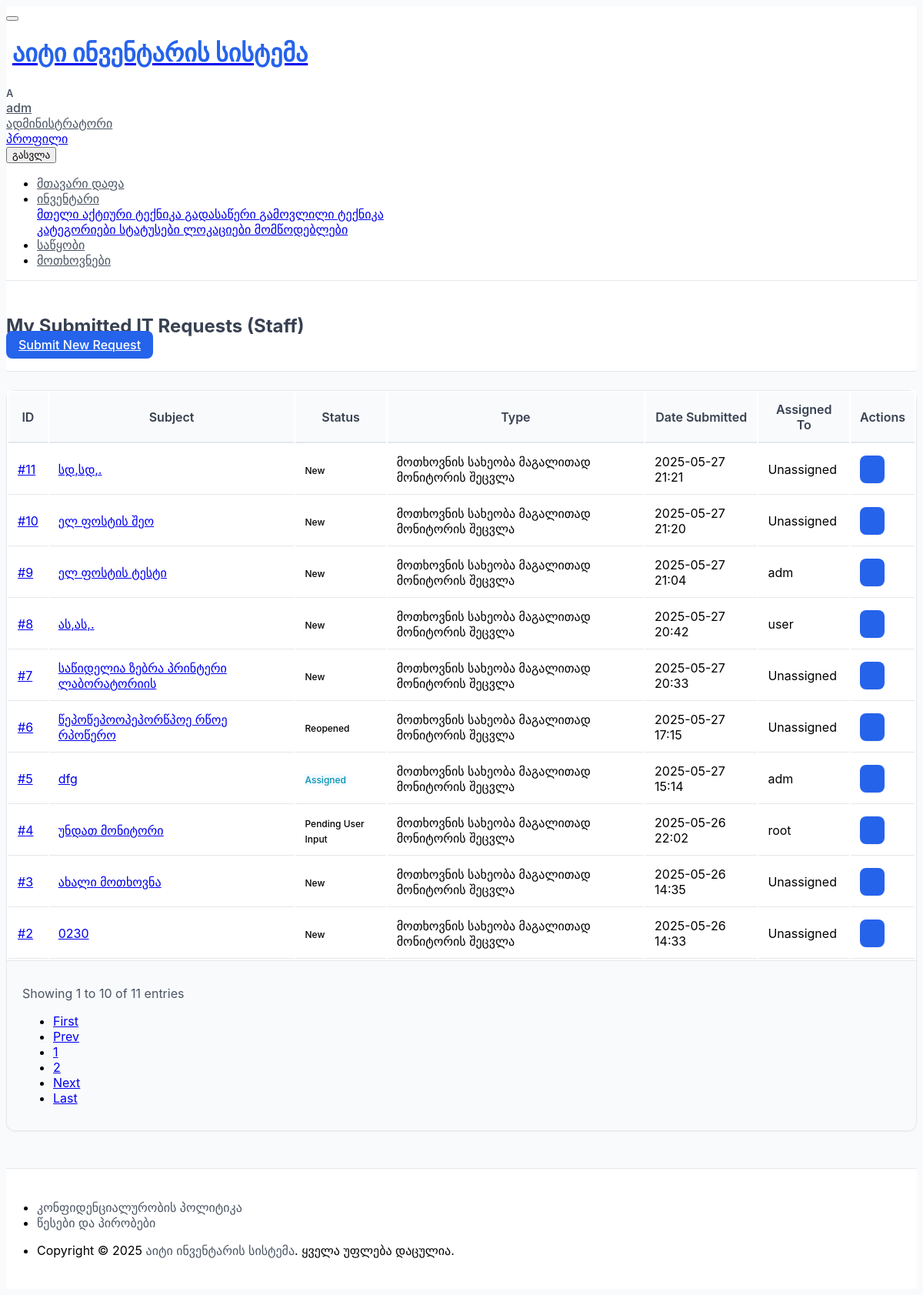
/requests/my-requests/ (signed in), run on an earlier commit of the app's database.
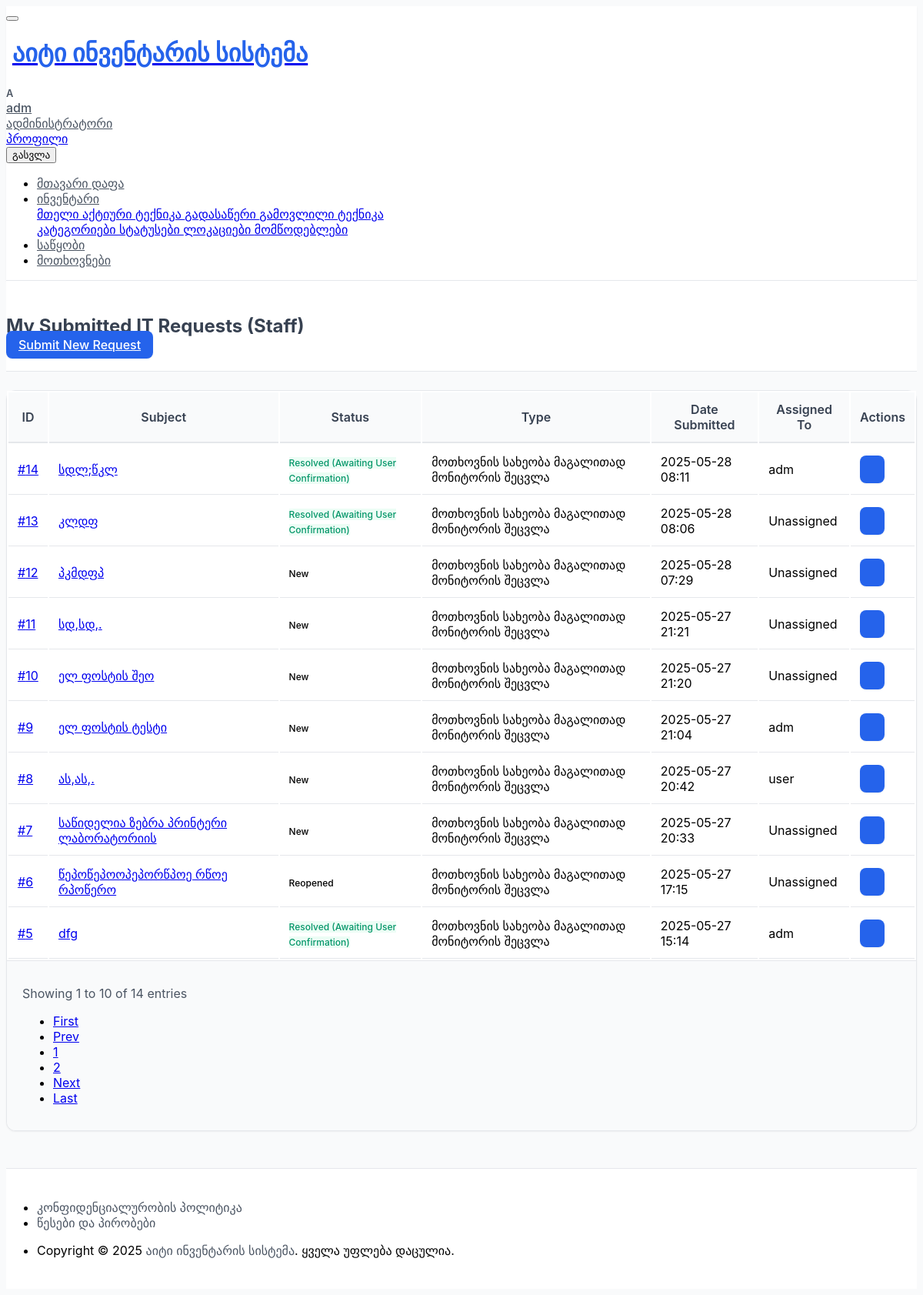
And on a later commit of the database.
### requests_app/models.py (models this page shows, shortened)
class Request(models.Model):
    STATUS_NEW = 'new'
    STATUS_ASSIGNED = 'assigned'
    STATUS_IN_PROGRESS = 'in_progress'
    STATUS_PENDING_USER_INPUT = 'pending_user_input'
    STATUS_PENDING_ORDER = 'pending_order'
    STATUS_PENDING_THIRD_PARTY = 'pending_third_party'
    STATUS_ON_HOLD_INTERNAL = 'on_hold_internal'
    STATUS_RESOLVED_AWAITING_CONFIRMATION = 'resolved_awaiting_confirmation'
    STATUS_CLOSED_CONFIRMED = 'closed_confirmed'
    STATUS_CLOSED_AUTO = 'closed_auto'
    STATUS_REOPENED = 'reopened'
    STATUS_REJECTED = 'rejected'
    STATUS_CANCELLED = 'cancelled'
    STATUS_CHOICES = [
        (STATUS_NEW, _('New')),
        (STATUS_ASSIGNED, _('Assigned')),
        (STATUS_IN_PROGRESS, _('In Progress')),
        (STATUS_PENDING_USER_INPUT, _('Pending User Input')),
        (STATUS_PENDING_ORDER, _('Pending Parts/Equipment Order')),
        (STATUS_PENDING_THIRD_PARTY, _('Pending Third Party Action')),
        (STATUS_ON_HOLD_INTERNAL, _('On Hold (Internal Reasons)')),
        (STATUS_RESOLVED_AWAITING_CONFIRMATION, _('Resolved (Awaiting User Confirmation)')),
        (STATUS_CLOSED_CONFIRMED, _('Closed (User Confirmed)')),
        (STATUS_CLOSED_AUTO, _('Closed (Auto-Closed)')),
        (STATUS_REOPENED, _('Reopened')),
        (STATUS_REJECTED, _('Rejected')),
        (STATUS_CANCELLED, _('Cancelled')),
    ]
    PRIORITY_LOW = 'low'
    PRIORITY_MEDIUM = 'medium'
    PRIORITY_HIGH = 'high'
    PRIORITY_CRITICAL = 'critical'
    PRIORITY_CHOICES = [
        (PRIORITY_LOW, _('Low')),
        (PRIORITY_MEDIUM, _('Medium')),
        (PRIORITY_HIGH, _('High')),
        (PRIORITY_CRITICAL, _('Critical')),
    ]
    subject = models.CharField(
        _("Subject"),
        max_length=255,
        help_text=_("მოთხოვნის მოკლე სათაური/შინაარსი.")
    )
    description = models.TextField(
        _("Detailed Description"),
        help_text=_("სრულად აღწერეთ საკითხი, საჭიროება ან მოთხოვნის მიზეზი. მიუთითეთ ნებისმიერი შეცდომის კოდი, დეტალი და ა.შ.")
    )
    request_type = models.ForeignKey(
        RequestType,
        verbose_name=_("Request Type"),
        on_delete=models.PROTECT,
        related_name='requests',
        help_text=_("აირჩიეთ მოთხოვნის შესაბამისი ტიპი.")
    )
    status = models.CharField(
        _("Status"),
        max_length=35,
        choices=STATUS_CHOICES,
        default=STATUS_NEW,
        help_text=_("მოთხოვნის მიმდინარე სტატუსი.")
    )
    priority = models.CharField(
        _("Priority"),
        max_length=20,
        choices=PRIORITY_CHOICES,
        default=PRIORITY_MEDIUM,
        help_text=_("აირჩიეთ მოთხოვნის პრიორიტეტი.")
    )
    requested_by = models.ForeignKey(
        settings.AUTH_USER_MODEL,
        verbose_name=_("Requested By"),
        on_delete=models.PROTECT,
        related_name='submitted_requests',
        help_text=_("მომხმარებელი, რომელმაც დაარეგისტრირა მოთხოვნა.")
    )
    request_location = models.ForeignKey(
        InventoryLocation,
        verbose_name=_("Request Location (Department/Room) (Optional)"),
        on_delete=models.SET_NULL,
        null=True,
        blank=True,
        related_name='location_requests',
        help_text=_("მიუთითეთ დეპარტამენტი, შენობა ან ოთახი, რომელსაც ეს მოთხოვნა ეხება.")
    )
    assigned_to = models.ForeignKey(
        settings.AUTH_USER_MODEL,
        verbose_name=_("Assigned To (IT Staff) (Optional)"),
        on_delete=models.SET_NULL,
        null=True,
        blank=True,
        related_name='assigned_requests',
        limit_choices_to={'is_staff': True},
        help_text=_("IT პერსონალი, რომელიც პასუხისმგებელია ამ მოთხოვნის შესრულებაზე.")
    )
    related_existing_equipment = models.ForeignKey(
        Equipment,
        verbose_name=_("Related Existing Equipment (Optional)"),
        on_delete=models.SET_NULL,
        null=True,
        blank=True,
        related_name='maintenance_or_issue_requests',
        help_text=_("თუ მოთხოვნა ეხება კონკრეტულ, სისტემაში უკვე არსებულ ტექნიკას (მაგ., შეკეთება), აირჩიეთ აქ.")
    )
    desired_completion_date = models.DateField(
        _("Desired Completion Date (Optional)"),
        null=True,
        blank=True,
        help_text=_("სასურველი დასრულების თარიღი, თუ არსებობს.")
    )
    created_at = models.DateTimeField(_("Date Submitted"), default=timezone.now, editable=False)
    date_assigned = models.DateTimeField(_("Date Assigned"), null=True, blank=True, editable=False)
    resolved_at = models.DateTimeField(_("Date Technically Resolved"), null=True, blank=True, editable=False)
    closed_at = models.DateTimeField(_("Date Closed"), null=True, blank=True, editable=False)
    updated_at = models.DateTimeField(_("Last Updated"), auto_now=True, editable=False)
    issued_equipment_items = models.ManyToManyField(
        Equipment,
        verbose_name=_("Issued Equipment Items (as a result of this request)"),
        blank=True,
        related_name='fulfilled_by_requests',
        help_text=_("ამ მოთხოვნის შესრულების შედეგად გაცემული ინდივიდუალური ტექნიკის ერთეულები.")
    )
    resolution_notes = models.TextField(
        _("Resolution Notes / IT Comments"),
        blank=True,
        null=True,
        help_text=_("IT პერსონალის შიდა კომენტარები მოთხოვნის შესრულების, უარყოფის ან შეჩერების მიზეზების შესახებ.")
    )
    _original_status = None
    _original_assigned_to_id = None
    def __init__(self, *args, **kwargs):
        super().__init__(*args, **kwargs)
        self._original_status = self.status
        self._original_assigned_to_id = self.assigned_to_id
    _status_badge_map = {
        STATUS_NEW: 'primary',
        STATUS_ASSIGNED: 'info',
        STATUS_IN_PROGRESS: 'cyan',
        STATUS_PENDING_USER_INPUT: 'orange',
        STATUS_PENDING_ORDER: 'yellow',
        STATUS_PENDING_THIRD_PARTY: 'lime',
        STATUS_ON_HOLD_INTERNAL: 'secondary',
        STATUS_RESOLVED_AWAITING_CONFIRMATION: 'success',
        STATUS_CLOSED_CONFIRMED: 'dark',
        STATUS_CLOSED_AUTO: 'dark',
        STATUS_REOPENED: 'indigo',
        STATUS_REJECTED: 'danger',
        STATUS_CANCELLED: 'secondary',
    }
    def get_status_badge_class(self):
        return f"bg-{self._status_badge_map.get(self.status, 'light text-dark')}-lt"
    def get_absolute_url(self):
        return reverse('requests_app:request_detail', kwargs={'pk': self.pk})
    class Meta:
        ordering = ['-created_at', '-priority'] # Added priority
        verbose_name = _("IT Support Request")
        verbose_name_plural = _("IT Support Requests")
        permissions = [
            ("can_assign_request", _("Can assign IT requests to staff")),
            ("can_change_request_status_all", _("Can change status of ANY IT request")),
            ("can_view_all_requests", _("Can view all IT requests")),
            ("can_close_own_submitted_request", _("Can close/confirm own submitted IT requests as user")),
            ("can_reopen_request", _("Can reopen IT requests")),
            ("can_manage_issued_items", _("Can add/remove issued equipment/stock for a request")),
        ]

class RequestType(models.Model):
    name = models.CharField(
        _("Request Type Name"),
        max_length=100,
        unique=True,
        help_text=_("მოთხოვნის/სერვისის ტიპის დასახელება (მაგ., ახალი ტექნიკის მოთხოვნა, ტექნიკის შეკეთება, პროგრამული უზრუნველყოფის ინსტალაცია).")
    )
    description = models.TextField(
        _("Description (Optional)"),
        blank=True,
        null=True,
        help_text=_("მოთხოვნის ტიპის მოკლე აღწერა.")
    )
    class Meta:
        verbose_name = _("Request Type")
        verbose_name_plural = _("Request Types")
        ordering = ['name']

### requests_app/views.py (the view)
# urls.py: path('my-requests/', views.UserRequestListView.as_view(), name='user_request_list'),
class UserRequestListView(StaffRequiredMixin, ListView): # Now inherits StaffRequiredMixin
    model = Request
    template_name = 'requests_app/user_request_list.html'
    context_object_name = 'user_requests'
    paginate_by = 10
    def test_func(self): # Overrides StaffRequiredMixin's test_func
        return super().test_func()
    def get_queryset(self):
        return Request.objects.filter(requested_by=self.request.user).select_related(
            'request_type',
            'assigned_to',
            'related_existing_equipment',
            'request_location'
        ).order_by('-created_at')
    def get_context_data(self, **kwargs):
        context = super().get_context_data(**kwargs)
        context['page_title'] = _('My Submitted IT Requests (Staff)') # Title changed
        context['can_add_request'] = self.request.user.has_perm('requests_app.add_request')
        return context

### requests_app/views.py (called while the page is built)
    def test_func(self):
        return self.request.user.is_staff

### requests_app/templates/requests_app/user_request_list.html (shortened to what the changed rows need)
{% extends "core/base.html" %}
{% load i18n static %}
{% block page_header_title %}
    {{ page_title|default:_("My IT Requests") }}
{% endblock page_header_title %}
{% block content %}
<div class="container mt-4">
    {% if user_requests %}
        <div class="card">
            <div class="table-responsive">
                <table class="table table-hover card-table table-vcenter table-striped">
                    <thead >
                        <tr>
                            <th>{% trans "ID" %}</th>
                            <th>{% trans "Subject" %}</th>
                            <th>{% trans "Status" %}</th>
                            <th>{% trans "Type" %}</th>
                            <th>{% trans "Date Submitted" %}</th>
                            <th>{% trans "Assigned To" %}</th>
                            <th class="w-1">{% trans "Actions" %}</th>
                        </tr>
                    </thead>
                    <tbody>
                        {% for req in user_requests %}
                        <tr>
                            <td><a href="{{ req.get_absolute_url }}">#{{ req.id }}</a></td>
                            <td>
                                <a href="{{ req.get_absolute_url }}">{{ req.subject|truncatewords:8 }}</a>
                            </td>
                            <td>
                                <span class="badge {{ req.get_status_badge_class }}">{{ req.get_status_display }}</span>
                            </td>
                            <td>{{ req.request_type.name|default:"-" }}</td>
                            <td>{{ req.created_at|date:"Y-m-d H:i" }}</td>
                            <td>
                                {% if req.assigned_to %}
                                    {{ req.assigned_to.get_full_name|default:req.assigned_to.username }}
                                {% else %}
                                    {% trans "Unassigned" %}
                                {% endif %}
                            </td>                            <td>
                                <a href="{{ req.get_absolute_url }}" class="btn btn-primary" title="{% trans "View Details" %}">
                                </a>
                            </td>
                        </tr>
                        {% endfor %}
                    </tbody>
                </table>
            </div>
            {% if is_paginated %}
                <div class="card-footer d-flex align-items-center">
                    <p class="m-0 text-muted">
                    </p>
                    <ul class="pagination m-0 ms-auto">
                        {% if page_obj.has_previous %}
                            <li class="page-item">
                                <a class="page-link" href="?page=1">
                                    <i class="ti ti-chevrons-left"></i> {% trans "First" %}
                                </a>
                            </li>
                            <li class="page-item">
                                <a class="page-link" href="?page={{ page_obj.previous_page_number }}">
                                    <i class="ti ti-chevron-left"></i> {% trans "Prev" %}
                                </a>
                            </li>
                        {% else %}
                            <li class="page-item disabled"><a class="page-link" href="#" tabindex="-1" aria-disabled="true"> {% trans "First" %}</a></li>
                            <li class="page-item disabled"><a class="page-link" href="#" tabindex="-1" aria-disabled="true"> {% trans "Prev" %}</a></li>
                        {% endif %}
                        {% for num in page_obj.paginator.page_range %}
                            {% if page_obj.number == num %}
                                <li class="page-item active"><a class="page-link" href="#">{{ num }}</a></li>
                            {% elif num > page_obj.number|add:'-3' and num < page_obj.number|add:'3' %}
                                <li class="page-item"><a class="page-link" href="?page={{ num }}">{{ num }}</a></li>
                            {% elif num == page_obj.paginator.page_range.0 or num == page_obj.paginator.page_range.1 or num == page_obj.paginator.num_pages or num == page_obj.paginator.num_pages|add:'-1' %}
                                {% ifchanged %}<li class="page-item disabled"><span class="page-link">...</span></li>{% endifchanged %}
                                 <li class="page-item"><a class="page-link" href="?page={{ num }}">{{ num }}</a></li>
                            {% endif %}
                        {% endfor %}
                        {% if page_obj.has_next %}
                            <li class="page-item">
                                <a class="page-link" href="?page={{ page_obj.next_page_number }}">
                                    {% trans "Next" %}
                                </a>
                            </li>
                            <li class="page-item">
                                <a class="page-link" href="?page={{ page_obj.paginator.num_pages }}">
                                    {% trans "Last" %}
                                </a>
                            </li>
                        {% endif %}
                    </ul>
                </div>
            {% endif %}
        </div>
    {% endif %}
</div>
{% endblock %}

What changed in the data, as far as the page shows it:
no longer on this page (row unchanged): Request: id "4", subject "უნდათ მონიტორი", status "Pending User Input", request_type.name "მოთხოვნის სახეობა მაგალითად მონიტორის შეცვლა", created_at "2025-05-26 22:02", assigned_to.get_full_name "root"
no longer on this page (row edited): Request: id "3", subject "ახალი მოთხოვნა", status "New", request_type.name "მოთხოვნის სახეობა მაგალითად მონიტორის შეცვლა", created_at "2025-05-26 14:35"
no longer on this page (row unchanged): Request: id "2", subject "0230", status "New", request_type.name "მოთხოვნის სახეობა მაგალითად მონიტორის შეცვლა", created_at "2025-05-26 14:33"
added Request: id "14", subject "სდლ;წკლ", status "Resolved (Awaiting User Confirmation)", request_type.name "მოთხოვნის სახეობა მაგალითად მონიტორის შეცვლა", created_at "2025-05-28 08:11", assigned_to.get_full_name "adm"
added Request: id "13", subject "კლდფ", status "Resolved (Awaiting User Confirmation)", request_type.name "მოთხოვნის სახეობა მაგალითად მონიტორის შეცვლა", created_at "2025-05-28 08:06"
added Request: id "12", subject "პკმდფპ", status "New", request_type.name "მოთხოვნის სახეობა მაგალითად მონიტორის შეცვლა", created_at "2025-05-28 07:29"
changed Request "dfg": status "Assigned" → "Resolved (Awaiting User Confirmation)"
Also different on the page:
text no longer shown: "11"
text now shown: "14"
